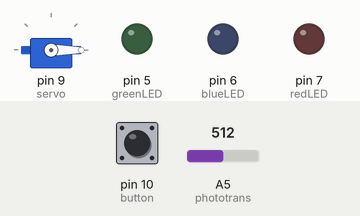
Recording of a sketch running on a simulated Arduino Uno, built with avr-gcc and run on an emulated ATmega328P. Parts: servo, output pins drawn as LEDs (lit = HIGH). The inputs (shaded band) are chosen by the test bench; at power-on: pin 10 (button) LOW, A5 (phototrans) = 512. What the sketch prints to the serial monitor is not drawn.

Above: at 1.2 s.
1.3 s: pin 10 (button) pulled HIGH for 0.15 s
2.9 s: A5 (phototrans) set to 11
4.5 s: A5 (phototrans) set to 8
At 5.1 s:
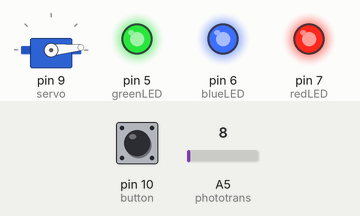
7.5 s: A5 (phototrans) set to 122
At 9.0 s:
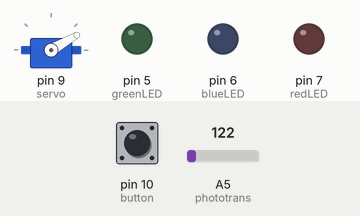
9.3 s: A5 (phototrans) set to 0
At 9.7 s:
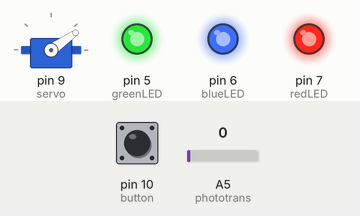
12.3 s: A5 (phototrans) set to 20
At 13.5 s:
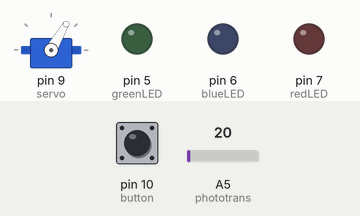
Timing chart, 0 to 14.8 s (numbered marks = the images above; inputs shaded):
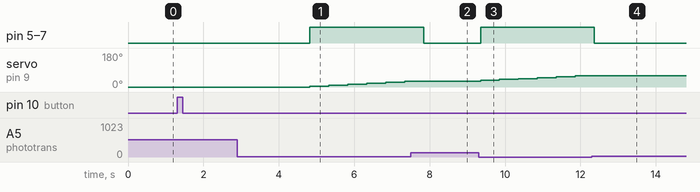

The sketch:

Night_Lamp.ino
```cpp
#include <Servo.h>

const int phototrans = A5;

const int redLED = 7;
const int greenLED = 5;
const int blueLED = 6;

Servo servo;

int angle = 0;
int readingVal = 0;

const int button = 10;

int previousState = LOW;
int currentState;

int switchState = LOW;

long time1 = 0;
long errormargin = 200;

long currentTime = 0;
long previousTime = 0;
long interval = 500;
void setup() {
  // put your setup code here, to run once:
  Serial.begin(9600);
  pinMode(redLED,OUTPUT);
  pinMode(greenLED,OUTPUT);
  pinMode(blueLED,OUTPUT);

  servo.attach(9);
  pinMode(button,INPUT);

}

void loop() {
  // put your main code here, to run repeatedly:
  currentState = digitalRead(button);
  if(currentState == HIGH && previousState == LOW && (millis() - time1 > errormargin)){
    if(switchState == HIGH){
      switchState = LOW;
    }else{
      switchState = HIGH;
    }
    time1 = millis();

    Serial.print("State: ");
    Serial.println(switchState);
  }
  previousState = currentState;
  //Serial.println(millis());
  currentTime = millis();
  if(switchState == HIGH){
    readingVal = analogRead(phototrans);
    //delay(500);
    if(currentTime - previousTime > interval){
       if(readingVal < 10){
          analogWrite(redLED,255);
          analogWrite(greenLED,255);
          analogWrite(blueLED,255);
          angle += 5;
          servo.write(angle);
          if(angle > 120){
            angle = 0;
          }
        }else{
          analogWrite(redLED,0);
          analogWrite(greenLED,0);
          analogWrite(blueLED,0);
        }
        previousTime = currentTime;
    }
    Serial.println(readingVal);

  }else{
    analogWrite(redLED,0);
    analogWrite(greenLED,0);
    analogWrite(blueLED,0);
    servo.write(0);
  }

}
```

Measured:
- the behaviour switches between 10 and 9 on A5 (phototrans) (found by bisection; images 0 and 1)
- after the input at 4.5 s, pin 5 (greenLED), pin 6 (blueLED), pin 7 (redLED): LOW → HIGH after 0.32 s; servo on pin 9 (servo): moves from 0° to 30° over 2.5 s, starting after 0.32 s
- after the input at 7.5 s, pin 5 (greenLED), pin 6 (blueLED), pin 7 (redLED): HIGH → LOW after 0.34 s; servo on pin 9 (servo): stays 30° (without the input it goes to 35° after 0.34 s)
- after the input at 9.3 s, pin 5 (greenLED), pin 6 (blueLED), pin 7 (redLED): LOW → HIGH after 0.05 s; servo on pin 9 (servo): moves from 30° to 60° over 2.5 s, starting after 0.05 s
- after the input at 12.3 s, pin 5 (greenLED), pin 6 (blueLED), pin 7 (redLED): HIGH → LOW after 0.06 s; servo on pin 9 (servo): stays 60° (without the input it goes to 65° after 0.06 s)
